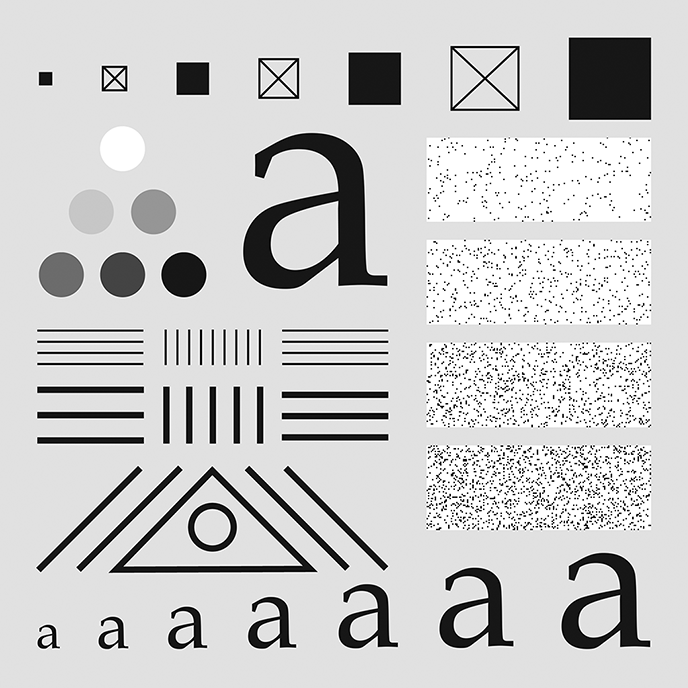
%> input picture Lab3/characterTestPattern.tif, 688 x 688 px
$ octave Lab3.m   (GNU Octave 9; MATLAB toolbox functions it lacks are replaced by stand-ins)
%> lines starting %> are read from the running program, lines starting %| are printed output that depends on the picture; in (x1, y1, x2, y2) boxes, pixels count from 0 and x2, y2 are one past the last pixel; in counts of white or black regions, pixels touching at a corner belong together; the program's own positions count from 1
%Lab 3

% Log transformation code
% A = log(1 + abs(F));
% A = A/max(A(:));

% cTP
cTP = im2double(imread("characterTestPattern.tif"));
%> cTP: size 688x688 double; min 0, max 1, mean 0.8

%% Problem 1

F = fftshift(fft2(cTP));
Spec1 = log(1 + abs(F));
Spec1 = Spec1/max(Spec1(:));
imshow(Spec1)
imwrite(Spec1, "Spec1.tif")

cTP_shift = circshift(cTP,[100,-200]);
figure
imshow(cTP_shift); title("cTP_shift")

%% Problem 2

F = fftshift(fft2(cTP_shift));
Spec2 = log(1 + abs(F));
Spec2 = Spec2/max(Spec2(:));
imshow(Spec2); title("spec2")
imwrite(Spec2, "Spec2.tif")

%% Problem 3

cTP_rot = imrotate(cTP,15,'bicubic');
imshow(cTP_rot);

%% Problem 4

F = fftshift(fft2(cTP_rot));
Spec3 = log(1 + abs(F));
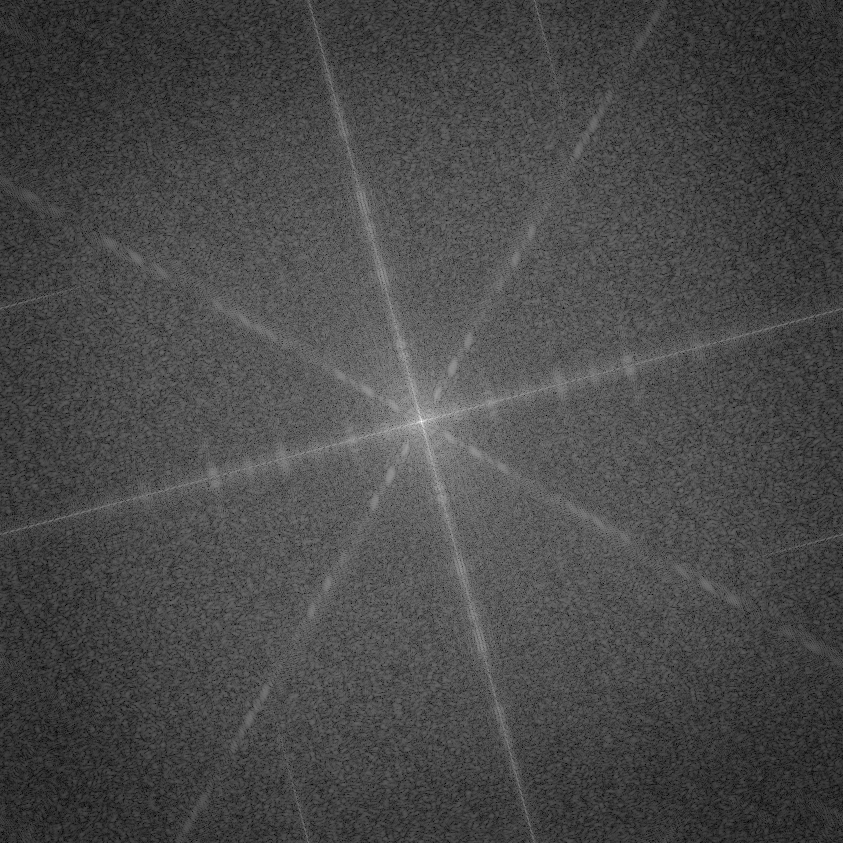
%> Spec3: size 843x843 double; min 0.00621, max 12.84, mean 3.7; drawn with min black and max white
Spec3 = Spec3/max(Spec3(:));
imshow(Spec3);
imwrite(Spec3, "Spec3.tif")

%% Problem 6

cTP2 = im2double(imread("characterTestPattern_2.tif"));
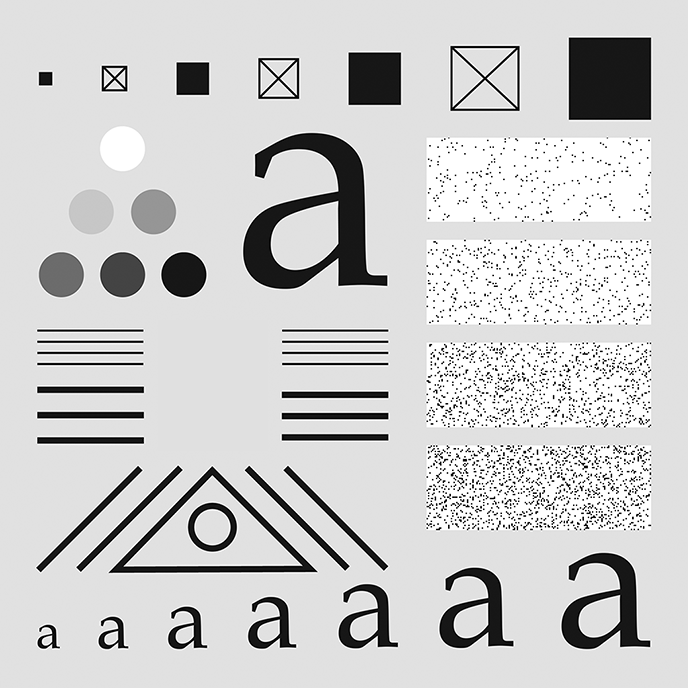
%> input picture Lab3/characterTestPattern_2.tif, 688 x 688 px
%> cTP2: size 688x688 double; min 0, max 1, mean 0.804

F = fftshift(fft2(cTP2));
Spec4 = log(1 + abs(F));
Spec4 = Spec4/max(Spec4(:));
imshow(Spec4); title("Spec4"); figure; imshow(Spec1)
imwrite(Spec4, "Spec4.tif")

%% Problem 9

cTP3 = im2double(imread("characterTestPattern_3.tif"));
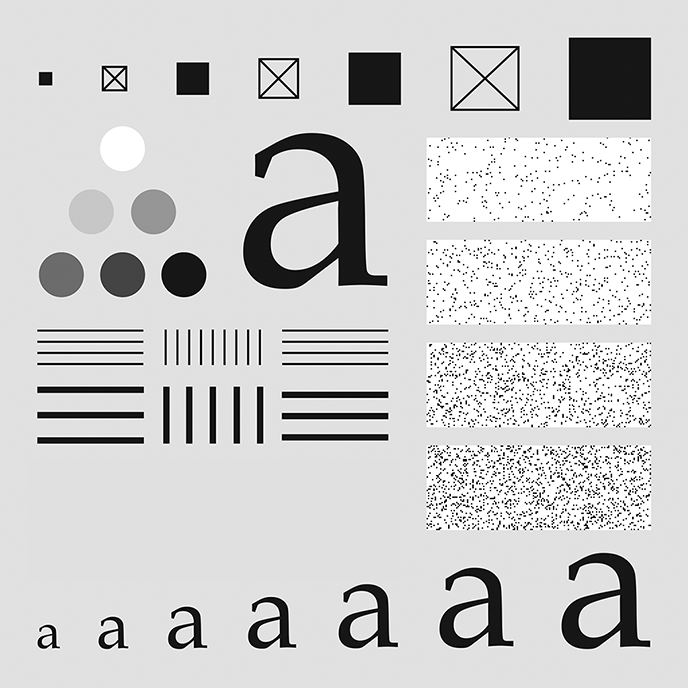
%> input picture Lab3/characterTestPattern_3.tif, 688 x 688 px
%> cTP3: size 688x688 double; min 0, max 1, mean 0.812
F = fftshift(fft2(cTP3));
Spec5 = log(1 + abs(F));
Spec5 = Spec5/max(Spec5(:));
imshow(Spec5); title("Spec5"); figure; imshow(Spec1)
imwrite(Spec5, "Spec5.tif")

%% Problem 11

v2 = imread("verticalbars_2.tif");
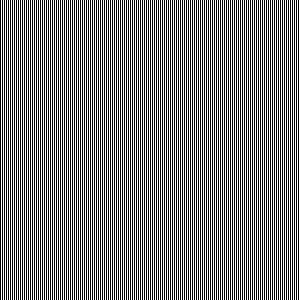
%> input picture Lab3/verticalbars_2.tif, 300 x 300 px
%> v2: size 300x300 logical; 50% white in thin lines or dots

F = fftshift(fft2(v2));
Spec6 = log(1 + abs(F));
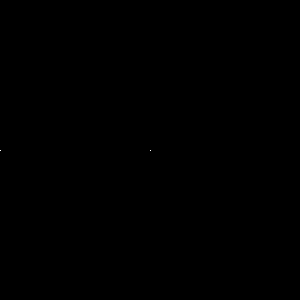
%> Spec6: size 300x300 double; values 0 (black) and 10.71 (white), 0% white in thin lines or dots, all inside (x1, y1, x2, y2) = (0, 150, 151, 151)
Spec6 = Spec6/max(Spec6(:));
imshow(Spec6); title("Spec6");

v4 = imread("verticalbars_4.tif");
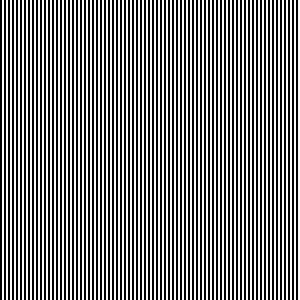
%> input picture Lab3/verticalbars_4.tif, 300 x 300 px
%> v4: size 300x300 logical; 50% white in thin lines or dots
imshow(v4)

%% Problem 14

E1 = fftshift(fft2(im2double(imread("Einstein1.jpg"))));
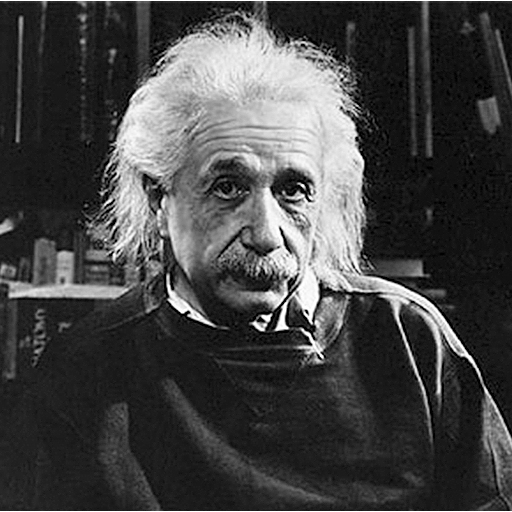
%> input picture Lab3/Einstein1.jpg, 512 x 512 px
%> (the run ends here)
